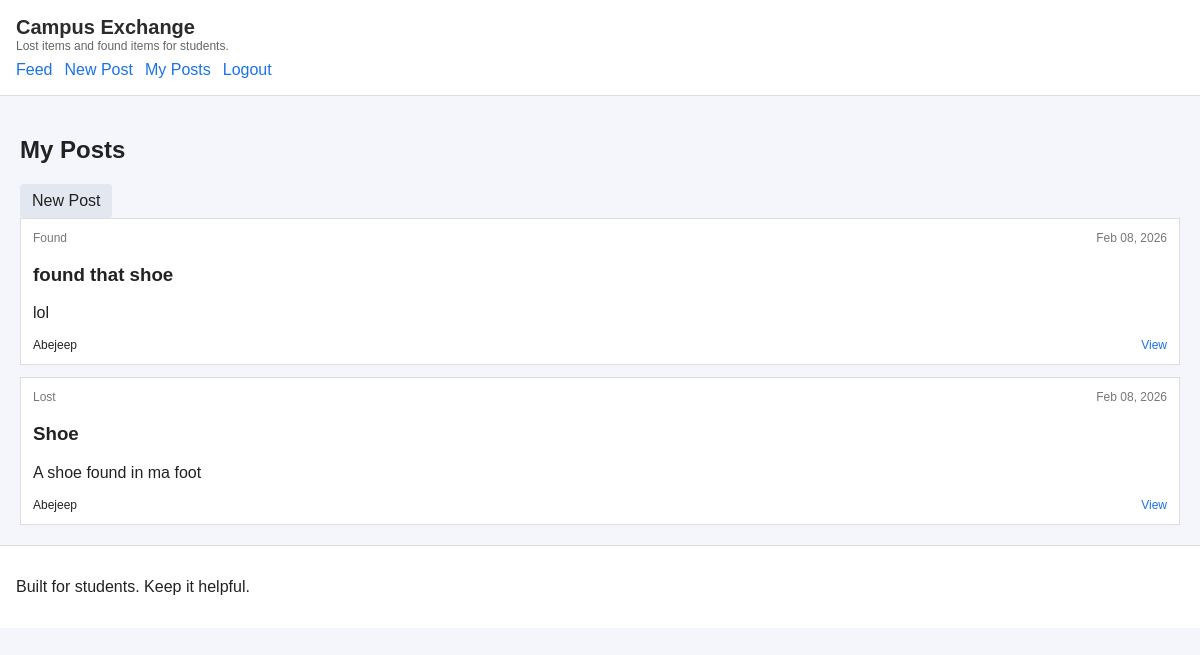
/my-posts/ (signed in), run on the app's committed database.
### mainapp/models.py (models this page shows, shortened)
class Post(models.Model):
    CATEGORY_LOST = 'LOST'
    CATEGORY_FOUND = 'FOUND'
    CATEGORY_CHOICES = [
        (CATEGORY_LOST, 'Lost'),
        (CATEGORY_FOUND, 'Found'),
    ]
    user = models.ForeignKey(
        settings.AUTH_USER_MODEL,
        on_delete=models.CASCADE,
        related_name='posts',
    )
    title = models.CharField(max_length=120)
    description = models.TextField()
    category = models.CharField(max_length=20, choices=CATEGORY_CHOICES)
    location = models.CharField(max_length=120, blank=True)
    contact_info = models.CharField(max_length=120, blank=True)
    is_anonymous = models.BooleanField(default=False)
    created_at = models.DateTimeField(auto_now_add=True)

### mainapp/views.py (the view)
# urls.py: path('my-posts/', views.my_posts, name='my_posts'),
@login_required
def my_posts(request):
    posts = Post.objects.filter(user=request.user).order_by('-created_at')
    return render(request, 'my_posts.html', {'posts': posts})

### templates/my_posts.html (shortened to what this page needs)
{% extends 'base.html' %}
{% block content %}
<section class="feed">
    <div class="section-header">
        <h2>My Posts</h2>
        <a class="btn ghost" href="{% url 'create_post' %}">New Post</a>
    </div>
    <div class="post-grid">
        {% for post in posts %}
            <article class="post-card">
                <div class="post-meta">
                    <span class="category">{{ post.get_category_display }}</span>
                    <span class="timestamp">{{ post.created_at|date:"M d, Y" }}</span>
                </div>
                <h3>{{ post.title }}</h3>
                <p>{{ post.description|truncatechars:160 }}</p>
                <div class="post-footer">
                    <span class="author">
                        {% if post.is_anonymous %}
                            Anonymous
                        {% else %}
                            {{ post.user.username }}
                        {% endif %}
                    </span>
                    <a class="link" href="{% url 'post_detail' %}?id={{ post.pk }}">View</a>
                </div>
            </article>
        {% empty %}
            <p class="empty">You have not posted yet.</p>
        {% endfor %}
    </div>
</section>
{% endblock %}

### mainapp/static/mainapp/styles.css (style rules this page uses)
body { font-family: Arial, sans-serif; margin: 0; background: #f4f6fb; color: #222; }
.btn { display: inline-block; padding: 8px 12px; background: #1a73e8; color: #fff; text-decoration: none; border-radius: 4px; margin-right: 8px; }
.btn.ghost { background: #e3e7ef; color: #222; }
.post-grid { display: grid; gap: 12px; }
.post-card, .detail-card, .form-card { background: #fff; border: 1px solid #ddd; padding: 12px; }
.post-meta { font-size: 12px; color: #777; display: flex; justify-content: space-between; }
.post-footer { display: flex; justify-content: space-between; margin-top: 8px; font-size: 12px; }
.link { color: #1a73e8; text-decoration: none; }

### data on the page
Post: category "Found", created_at "Feb 08, 2026", title "found that shoe", description "lol", user.username "Abejeep"
Post: category "Lost", created_at "Feb 08, 2026", title "Shoe", description "A shoe found in ma foot", user.username "Abejeep"
